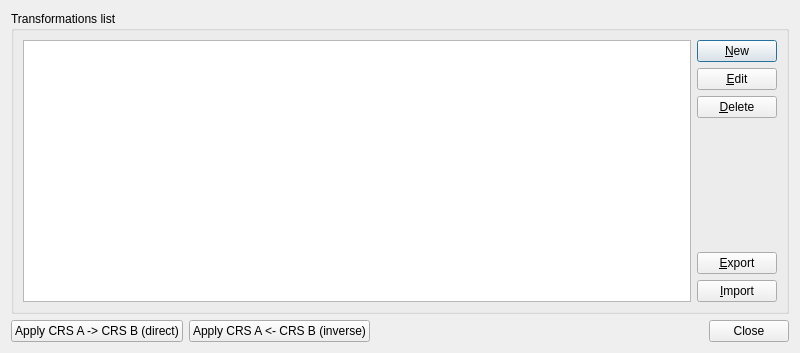
<?xml version="1.0" encoding="UTF-8"?>
<ui version="4.0">
 <class>Dialog</class>
 <widget class="QDialog" name="Dialog">
  <property name="geometry">
   <rect>
    <x>0</x>
    <y>0</y>
    <width>800</width>
    <height>353</height>
   </rect>
  </property>
  <property name="windowTitle">
   <string>Manage transformations</string>
  </property>
  <layout class="QGridLayout" name="gridLayout_2">
   <item row="0" column="0" colspan="3">
    <widget class="QGroupBox" name="groupBox">
     <property name="title">
      <string>Transformations list</string>
     </property>
     <layout class="QGridLayout" name="gridLayout">
      <item row="0" column="0" rowspan="6">
       <widget class="QTableView" name="table">
        <property name="selectionMode">
         <enum>QAbstractItemView::SingleSelection</enum>
        </property>
        <property name="selectionBehavior">
         <enum>QAbstractItemView::SelectRows</enum>
        </property>
        <attribute name="horizontalHeaderDefaultSectionSize">
         <number>120</number>
        </attribute>
        <attribute name="horizontalHeaderStretchLastSection">
         <bool>true</bool>
        </attribute>
       </widget>
      </item>
      <item row="0" column="1">
       <widget class="QPushButton" name="newBtn">
        <property name="text">
         <string>&amp;New</string>
        </property>
       </widget>
      </item>
      <item row="1" column="1">
       <widget class="QPushButton" name="editBtn">
        <property name="text">
         <string>&amp;Edit</string>
        </property>
       </widget>
      </item>
      <item row="2" column="1">
       <widget class="QPushButton" name="deleteBtn">
        <property name="text">
         <string>&amp;Delete</string>
        </property>
       </widget>
      </item>
      <item row="3" column="1">
       <spacer name="verticalSpacer">
        <property name="orientation">
         <enum>Qt::Vertical</enum>
        </property>
        <property name="sizeHint" stdset="0">
         <size>
          <width>20</width>
          <height>40</height>
         </size>
        </property>
       </spacer>
      </item>
      <item row="4" column="1">
       <widget class="QPushButton" name="exportBtn">
        <property name="text">
         <string>&amp;Export</string>
        </property>
       </widget>
      </item>
      <item row="5" column="1">
       <widget class="QPushButton" name="importBtn">
        <property name="text">
         <string>&amp;Import</string>
        </property>
       </widget>
      </item>
     </layout>
    </widget>
   </item>
   <item row="1" column="2">
    <widget class="QDialogButtonBox" name="buttonBox">
     <property name="orientation">
      <enum>Qt::Horizontal</enum>
     </property>
     <property name="standardButtons">
      <set>QDialogButtonBox::Close</set>
     </property>
    </widget>
   </item>
   <item row="1" column="0">
    <widget class="QPushButton" name="applyDirectBtn">
     <property name="text">
      <string>Apply CRS A -&gt; CRS B (direct)</string>
     </property>
    </widget>
   </item>
   <item row="1" column="1">
    <widget class="QPushButton" name="applyInverseBtn">
     <property name="text">
      <string>Apply CRS A &lt;- CRS B (inverse)</string>
     </property>
    </widget>
   </item>
  </layout>
 </widget>
 <resources/>
 <connections>
  <connection>
   <sender>buttonBox</sender>
   <signal>accepted()</signal>
   <receiver>Dialog</receiver>
   <slot>accept()</slot>
   <hints>
    <hint type="sourcelabel">
     <x>248</x>
     <y>254</y>
    </hint>
    <hint type="destinationlabel">
     <x>157</x>
     <y>274</y>
    </hint>
   </hints>
  </connection>
  <connection>
   <sender>buttonBox</sender>
   <signal>rejected()</signal>
   <receiver>Dialog</receiver>
   <slot>reject()</slot>
   <hints>
    <hint type="sourcelabel">
     <x>316</x>
     <y>260</y>
    </hint>
    <hint type="destinationlabel">
     <x>286</x>
     <y>274</y>
    </hint>
   </hints>
  </connection>
 </connections>
</ui>
